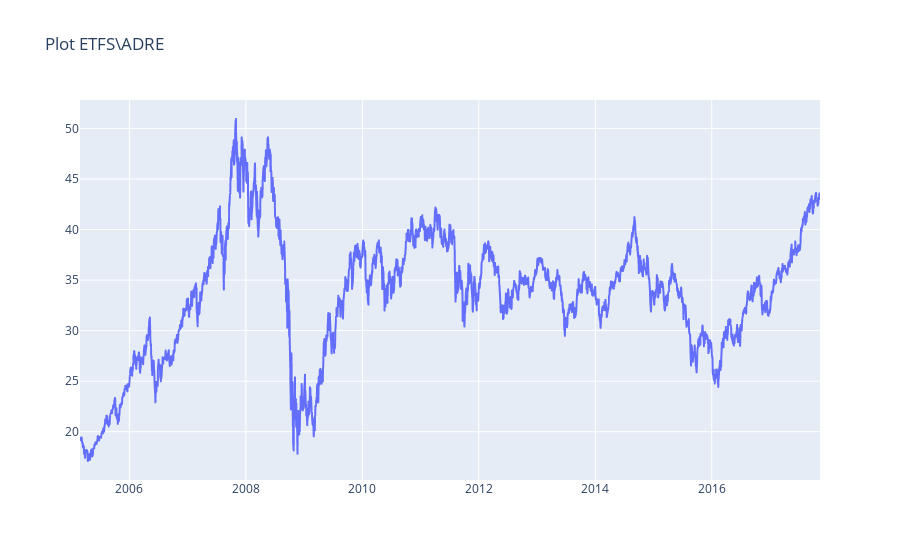

Here is the notebook cell this chart was saved with:
### Code cell
traces = []

df = df.sort_values('Date')
label = df['Label'].iloc[0]

trace = plotly.graph_objs.Scattergl(
    x=df['Date'],
    y=df['Close']#,mode='line',line=dict(color = "blue")
)
traces.append(trace)
    
layout = plotly.graph_objs.Layout(
    title='Plot '+label.split(sep='.')[0].upper(),
)
fig = plotly.graph_objs.Figure(data=traces, layout=layout)

plotly.offline.init_notebook_mode(connected=True)
plotly.offline.iplot(fig, filename='dataplot')

### Figure 1 — Plotly figure (JSON) as saved in the notebook; plotly's stock layout.template omitted (floating-point values rounded to 4 significant figures; data arrays with more than 128 entries replaced by an {"elided": "..."} marker saying what was removed)
{"data": [{"type": "scattergl", "x": {"elided": "3201 str values"}, "y": {"elided": "3201 float values"}}], "layout": {"title": {"text": "Plot ETFS\\ADRE"}}}
